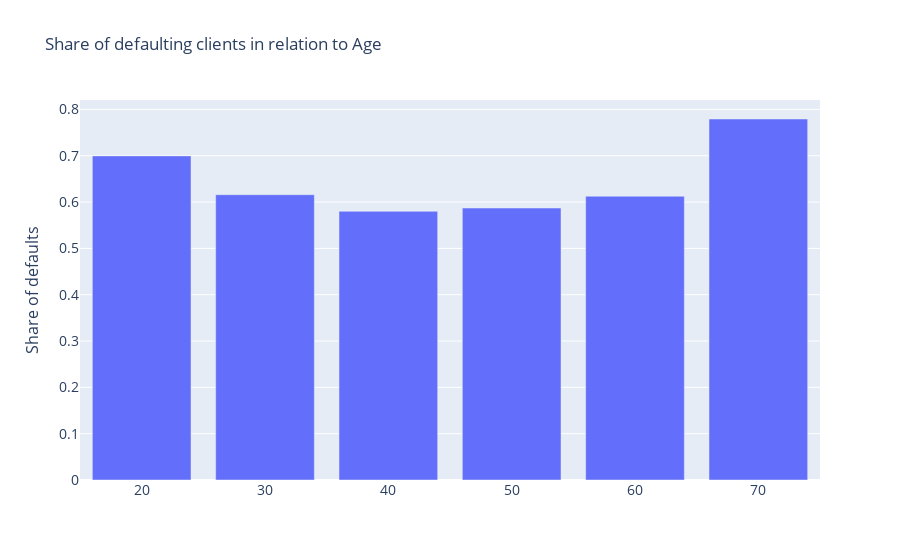

The notebook cell this image was saved under:
### Code cell
df_age_groups=df_grouped.groupby("age_dec")[key_KPIs].mean().reset_index()


fig = go.Figure([go.Bar(x=df_age_groups.age_dec, y=df_age_groups.is_default)])
fig.update_layout(
    title='Share of defaulting clients in relation to Age',
    xaxis_tickfont_size=14,
    yaxis=dict(
        title='Share of defaults',
        titlefont_size=16,
        tickfont_size=14))

### Figure 1 — Plotly figure (JSON) as saved in the notebook; plotly's stock layout.template omitted (floating-point values rounded to 4 significant figures)
{"data": [{"type": "bar", "x": [20, 30, 40, 50, 60, 70], "y": [0.6997, 0.6159, 0.58, 0.5871, 0.6126, 0.7793]}], "layout": {"title": {"text": "Share of defaulting clients in relation to Age"}, "xaxis": {"tickfont": {"size": 14}}, "yaxis": {"tickfont": {"size": 14}, "title": {"font": {"size": 16}, "text": "Share of defaults"}}}}
